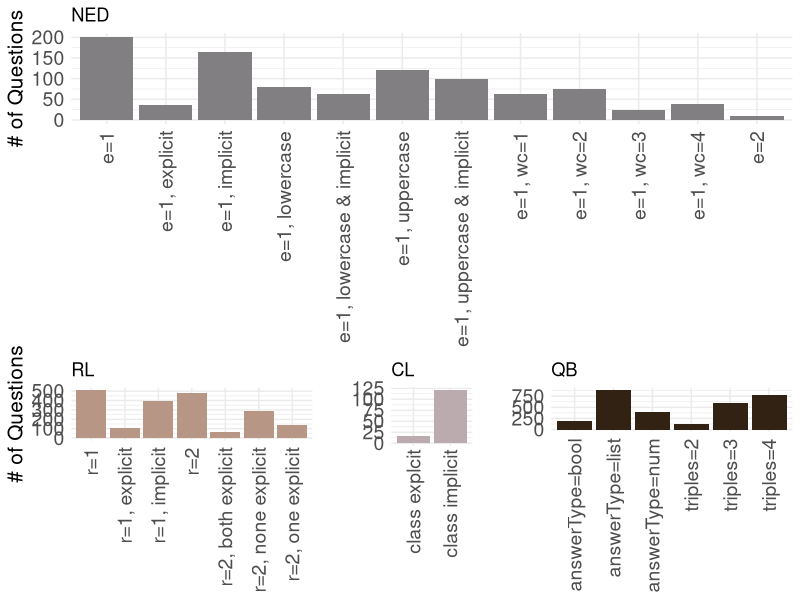
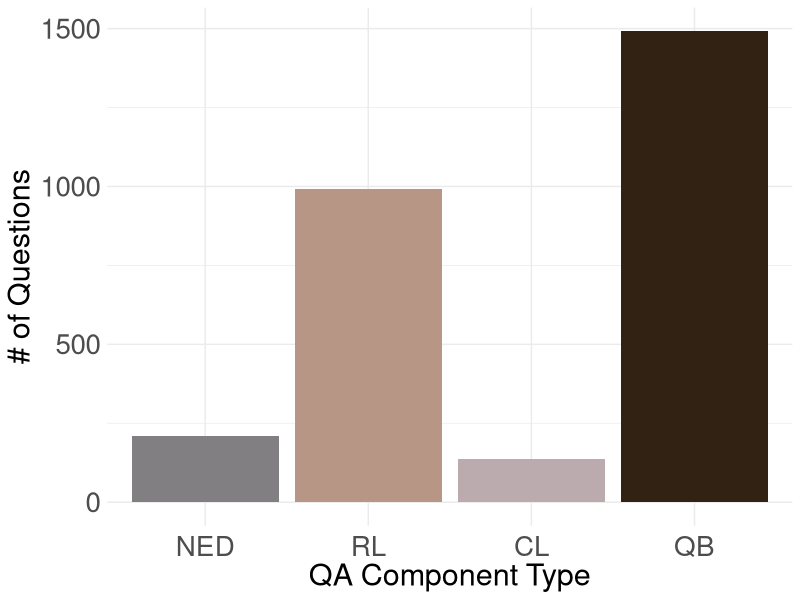
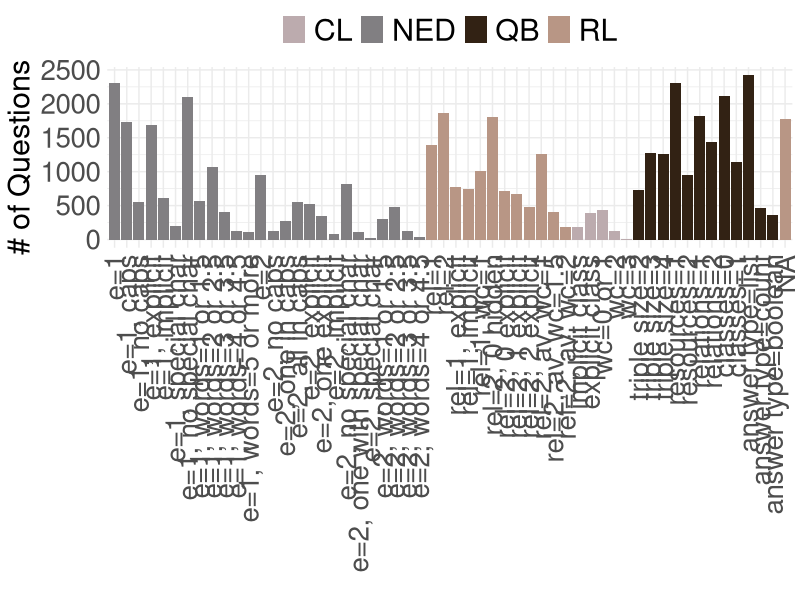

These charts were generated, in order, by the following R code:
#########################################################
### install and load R packages
#########################################################

if (!require("gridExtra")) {
  install.packages("gridExtra")
}
if (!require("grid")) {
  install.packages("grid")
}
if (!require("ggplot2")) {
  install.packages("ggplot2")
}

library(gridExtra)
library(grid)
library(ggplot2)


#########################################################
### functions
#########################################################

# single barplot for each QA task (unanswered questions)
plotUnansweredPerTask <- function(data, ylab, title, fill) {
  p <- ggplot(data = data,
              aes(x = feature, y = number)) +
    xlab(NULL) +
    ylab(ylab) +
    ggtitle(title) +
    geom_bar(stat = "identity",
             fill = fill) +
    theme_minimal() +
    theme(axis.text.x = element_text(angle = 90, hjust = 1, vjust = 0.5, size = 14),
          axis.text.y = element_text(size = 14),
          axis.title = element_text(size = 15))
  return(p)
}

# barplot for all QA tasks (unanswered questions)
plotAllUnanswered <- function(data, xlab, ylab) {
  p <- ggplot(data = data,
              aes(x = feature, y = number)) +
    xlab(xlab) +
    ylab(ylab) +
    theme_minimal() +
    geom_bar(stat = "identity",
             aes(fill = factor(feature))) +
    scale_fill_manual("legend", values = c("NED" = "#817f82", "RL" = "#b89685", "CL" = "#bcabae", "QB" = "#322214")) +
    theme(legend.position = "none",
          axis.text.x = element_text(angle = 0, hjust = 0.5, vjust = 0.5, size = 20),
          axis.text.y = element_text(size = 20),
          axis.title.x = element_text(size = 22),
          axis.title.y = element_text(size = 22))
  return(p)
}

# barplot frequency of features
plotFrequencies <- function(data, xlab, ylab) {
  p <- ggplot(data = data,
              aes(x = feature, y = questions)) +
    xlab(xlab) +
    ylab(ylab) +
    theme_minimal() +
    geom_bar(stat = "identity",
             aes(fill = factor(task))) +
    scale_fill_manual("legend", values = c("NED" = "#817f82", "RL" = "#b89685", "CL" = "#bcabae", "QB" = "#322214")) +
    theme(legend.position = "top",
          legend.title = element_blank(),
          legend.text = element_text(size = 22),
          axis.text.x = element_text(angle = 90, hjust = 1, vjust = 0.5, size = 20),
          axis.text.y = element_text(size = 20),
          axis.title.y = element_text(size = 22))
  return(p)
}

#########################################################
### plot all barplots
#########################################################

# Unanswered questions per question type
neddata <- read.csv("data/ned-unanswered.csv", sep = ',')
plot1 <- plotUnansweredPerTask(neddata, "# of Questions", "NED", "#817f82")
  # scale_y_continuous(limits = c(0, 900),
  #                    breaks = c(50, 150, 300, 450, 600, 750))

reldata <- read.csv("data/rel-unanswered.csv", sep = ',')
plot2 <- plotUnansweredPerTask(reldata, "# of Questions", "RL", "#b89685")
  # scale_y_continuous(limits = c(0, 900),
  #                    breaks = c(250, 500, 750))

classdata <- read.csv("data/class-unanswered.csv", sep = ',')
plot3 <- plotUnansweredPerTask(classdata, "", "CL", "#bcabae") +
  # scale_y_continuous(limits = c(0, 900),
  #                    breaks = c(250, 500, 750)) +
  theme(axis.text.x = element_text(margin = margin(t = 0, r = 0, b = 25, l = 0, unit = "pt")))

qbdata <- read.csv("data/qb-unanswered.csv", sep = ',')
plot4 <- plotUnansweredPerTask(qbdata, "", "QB", "#322214")
  # scale_y_continuous(limits = c(0, 900),
  #                    breaks = c(250, 500, 750))

pdf("unanswered-1.pdf")
lay <- rbind(c(1,1,1,1,1),
             c(2,2,3,4,4))
grid.arrange(plot1, plot2, plot3, plot4, layout_matrix = lay, heights = c(6.5,4.5))

# All unanswered questions
allunanswered <- read.csv("data/unanswered.csv", sep = ',')
allunanswered$feature <- factor(allunanswered$feature,
                         levels = c("NED", 
                                    "RL", 
                                    "CL", 
                                    "QB"),
                         ordered = TRUE)
plot5 <- plotAllUnanswered(allunanswered, "QA Component Type", "# of Questions")

ggsave("unanswered-2.pdf", plot5)

# Frequency of features along the questions
frequencies <- read.csv("data/question-features.csv", sep = ',')
frequencies$feature <- factor(frequencies$feature,
                              levels = c("e=1", "e=1, caps", "e=1, no caps", "e=1, explicit", "e=1, implicit",
                                         "e=1, special char", "e=1, no special char", "e=1, words=1 or 1.5",
                                         "e=1, words=2 or 2.5", "e=1, words=3 or 3.5", "e=1, words=4 or 4.5",
                                         "e=1, words=5 or more", "e=2", "e=2, no caps", "e=2, one in caps",
                                         "e=2, all in caps", "e=2, explicit", "e=2, one explicit",
                                         "e=2, implicit", "e=2, no special char", "e=2, one with special char",
                                         "e=2, special char", "e=2, words=1 or 1.5", "e=2, words=2 or 2.5",
                                         "e=2, words=3 or 3.5", "e=2, words=4 or 4.5", "rel=1", "rel=2",
                                         "rel=1, explicit", "rel=1, implicit", "rel=1, present",
                                         "rel=1, not present", "rel=1, wc=1", "rel=1, wc=2", "rel=1, wc>2",
                                         "rel=2, 0 hidden", "rel=2, 1 hidden", "rel=2, 2 hidden",
                                         "rel=2, 0 explicit", "rel=2, 1 explicit", "rel=2, 2 explicit",
                                         "rel=2, av. wc=0.5", "rel=2, av. wc=1", "rel=2, av. wc=1.5", "rel=2, av. wc=2",
                                         "implicit class", "explicit class", "wc=0 or 1", "wc=2", "wc=3",
                                         "triple size=2", "triple size=3", "triple size=4", "resources=1",
                                         "resources=2", "relations=1", "relations=2", "classes=0", "classes=1",
                                         "answer type=list", "answer type=count", "answer type=boolean"
                              ),
                              ordered = TRUE)
plot6 <- plotFrequencies(frequencies, "", "# of Questions")

ggsave("feature-frequencies.pdf", plot6, height = 10, width = 20)

dev.off()
